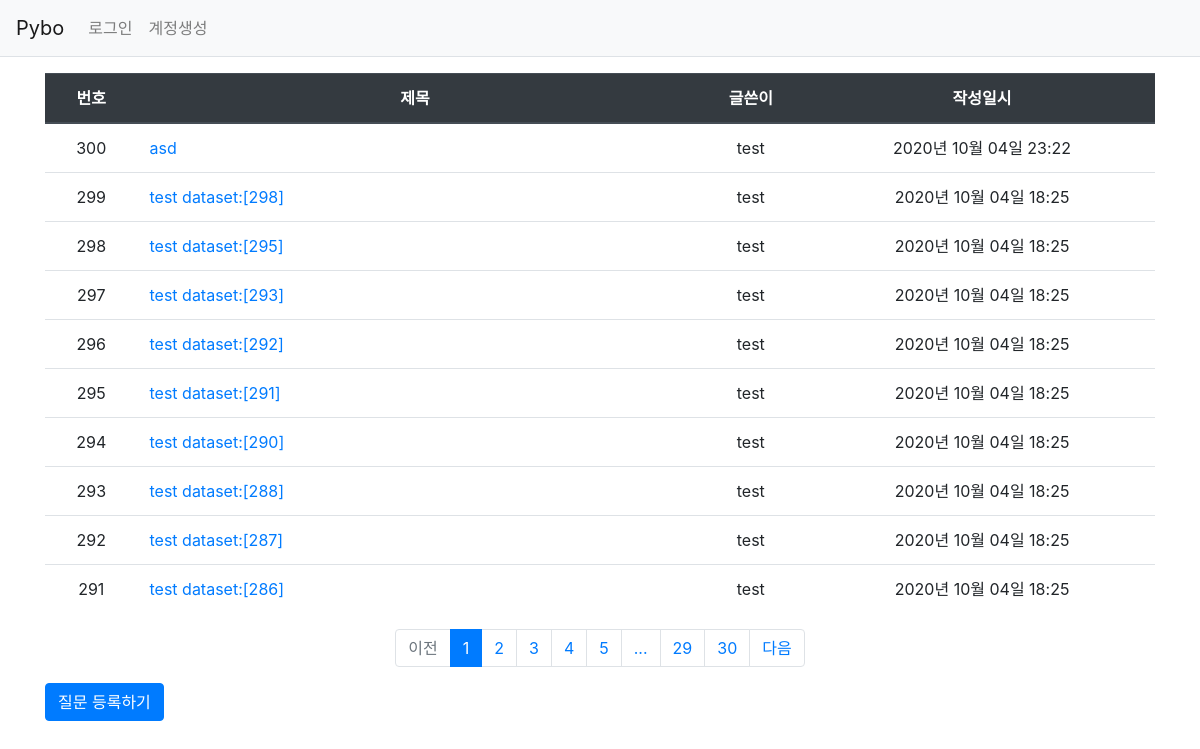
Page /question/list/ on the committed database.
### pybo/models.py (models this page shows)
class Question(db.Model):
    id = db.Column(db.Integer, primary_key=True)
    subject = db.Column(db.String(200), nullable=False)
    content = db.Column(db.Text(), nullable=False)
    create_date = db.Column(db.DateTime(), nullable=False)
    modify_date = db.Column(db.DateTime(), nullable=True)
    voter = db.relationship('User', secondary=question_voter, backref=db.backref('question_voter_set'))
    user_id = db.Column(db.Integer, db.ForeignKey('user.id', ondelete='CASCADE'), nullable=False)
    user = db.relationship('User', backref=db.backref('question_set'))

class User(db.Model):
    id = db.Column(db.Integer, primary_key=True)
    username = db.Column(db.String(150), unique=True, nullable=False)
    password = db.Column(db.String(200), nullable=False)
    email = db.Column(db.String(120), unique=True, nullable=False)

### pybo/views/question_views.py (the view)
@bp.route('/list/')
def _list():
    page = request.args.get('page', type=int, default=1)  # 페이지
    question_list = Question.query.order_by(Question.create_date.desc())
    question_list = question_list.paginate(page, per_page=10)
    return render_template('question/question_list.html', question_list=question_list)

### pybo/filter.py (called while the page is built)
def format_datetime(value, fmt='%Y년 %m월 %d일 %H:%M'):
    return value.strftime(fmt)

### pybo/views/auth_views.py (called while the page is built)
@bp.before_app_request
def load_logged_in_user():
    user_id = session.get('user_id')
    if user_id is None:
        g.user = None
    else:
        g.user = User.query.get(user_id)

### pybo/templates/question/question_list.html (shortened to what this page needs)
{%extends 'index.html'%}
{%block content%}
<div class="container my-3">
    <table class="table">
        <thead>
        <tr class="thead-dark text-center">
            <th>번호</th>
            <th style="width:50%">제목</th>
            <th>글쓴이</th>
            <th>작성일시</th>
        </tr>
        </thead>
        <tbody>
        {% if question_list %}
        {% for question in question_list.items %}
        <tr class="text-center">
            <td>{{ question_list.total - ((question_list.page-1) * question_list.per_page) - loop.index0 }}</td>
            <td class="text-left">
                <a href="{{ url_for('question.detail', question_id=question.id) }}">{{ question.subject }}</a>
            </td>
            <td>{{ question.user.username }}</td>
            <td>{{ question.create_date|datetime }}</td>
        </tr>
        {% endfor %}
        {% else %}
        <tr>
            <td colspan="3">질문이 없습니다.</td>
        </tr>
        {% endif %}
        </tbody>
    </table>
    <ul class="pagination justify-content-center">
        {% if question_list.has_prev %}
        <li class="page-item">
            <a class="page-link" href="?page={{ question_list.prev_num }}">이전</a>
        </li>
        {% else %}
        <li class="page-item disabled">
            <a class="page-link" tabindex="-1" aria-disabled="true" href="#">이전</a>
        </li>
        {% endif %}
        {% for page_num in question_list.iter_pages() %}
            {% if page_num %}
                {% if page_num != question_list.page %}
                <li class="page-item">
                    <a class="page-link" href="?page={{ page_num }}">{{ page_num }}</a>
                </li>
                {% else %}
                <li class="page-item active" aria-current="page">
                    <a class="page-link" href="#">{{ page_num }}</a>
                </li>
                {% endif %}
           {% else %}
                <li class="disabled">
                    <a class="page-link" href="#">...</a>
                </li>
           {% endif %}
        {% endfor %}
        {% if question_list.has_next %}
        <li class="page-item">
            <a class="page-link" href="?page={{ question_list.next_num }}">다음</a>
        </li>
        {% else %}
        <li class="page-item disabled">
            <a class="page-link" tabindex="-1" aria-disabled="true" href="#">다음</a>
        </li>
        {% endif %}
    </ul>
    <a href="{{ url_for('question.create') }}" class="btn btn-primary">질문 등록하기</a>
</div>
{%endblock%}

### rows in the picture
Question: total "300", subject "asd", user.username "test", create_date "2020년 10월 04일 23:22"
Question: total "299", subject "test dataset:[298]", user.username "test", create_date "2020년 10월 04일 18:25"
Question: total "298", subject "test dataset:[295]", user.username "test", create_date "2020년 10월 04일 18:25"
Question: total "297", subject "test dataset:[293]", user.username "test", create_date "2020년 10월 04일 18:25"
Question: total "296", subject "test dataset:[292]", user.username "test", create_date "2020년 10월 04일 18:25"
Question: total "295", subject "test dataset:[291]", user.username "test", create_date "2020년 10월 04일 18:25"
Question: total "294", subject "test dataset:[290]", user.username "test", create_date "2020년 10월 04일 18:25"
Question: id "293", subject "test dataset:[288]", user.username "test", create_date "2020년 10월 04일 18:25"
Question: id "292", subject "test dataset:[287]", user.username "test", create_date "2020년 10월 04일 18:25"
Question: id "291", subject "test dataset:[286]", user.username "test", create_date "2020년 10월 04일 18:25"

### other values in the picture
{{ page_num }} "1"
{{ page_num }} "2" "3" "4" "5" "29" "30"
